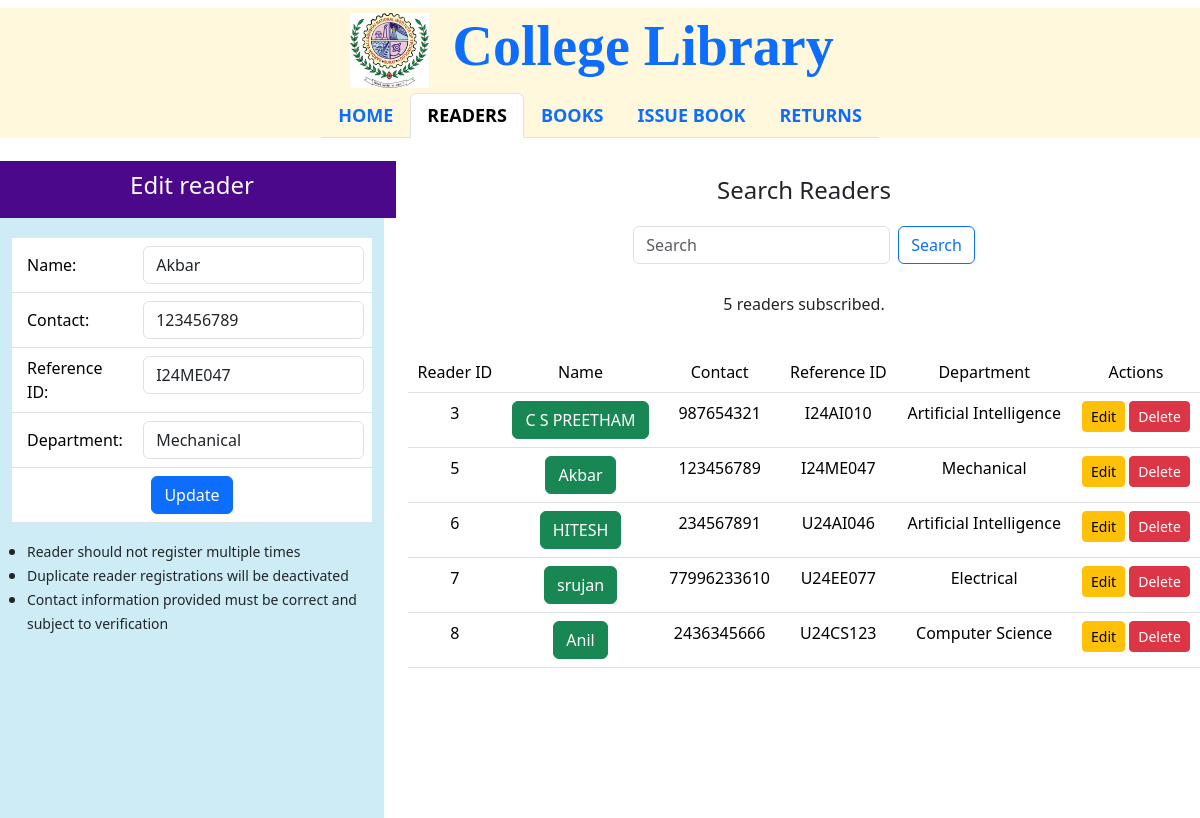
Page /readers/edit/5 on the committed database.
### lims_app/models.py (models this page shows, shortened)
class Reader(models.Model):
    reference_id = models.CharField(max_length=200)
    reader_name = models.CharField(max_length=200)
    reader_contact = models.CharField(
        max_length=10,
        validators=[
            RegexValidator(
                regex=r'^\d{10}$',
                message='Contact number must be a 10-digit number',
            ),
        ]
    )
    reader_department = models.CharField(max_length=100)
    active = models.BooleanField(default=True)

### lims_app/views.py (the view)
# urls.py: path('readers/edit/<int:reader_id>', edit_reader, name='edit_reader'),
def edit_reader(request, reader_id):
    if request.method == "POST":
        reader = Reader.objects.get(id=reader_id)
        reader.reader_name = request.POST['reader_name']
        reader.reader_contact = request.POST['reader_contact']
        reader.reference_id = request.POST['reference_id']
        reader.reader_department = request.POST['reader_department']
        reader.save()
        return redirect('/readers')
    else:
        reader = Reader.objects.get(id=reader_id)
        return render(request, 'readers.html', context={
            'current_tab': 'readers',
            'edit_reader': reader,
            'readers': Reader.objects.all()
        })

### lims_app/templates/readers.html (shortened to what this page needs)
<!DOCTYPE html>
{% extends "index.html" %}
{% load static %}
{% block main_content %}
<div class="container-flex text-center justify-content-center align-items-center" style="background-color:white;">
    <div class="row justify-content-center align-middle" style="margin-top:15px;">
        <div class="col-md-4 text-light" style="background-color:#4B088A; padding-top:10px; padding-bottom:10px;">
            <h4>{% if edit_reader %}Edit reader{% else %}Register new reader{% endif %}</h4>
        </div>
        <div class="col-md-8">
            <h4 style="margin-top:15px;">Search Readers</h4>
        </div>
    </div>
    <div class="row">
        <div class="col-md-4">
            <div class="container" style="overflow-y:auto; height:600px;background:#CEECF5 ">
                {% if edit_reader %}
                <form class="d-flex flex-column" action="/readers/edit/{{edit_reader.id}}" method="POST">
                {% else %}
                <form class="d-flex flex-column" action="/readers/add" method="POST">
                {% endif %}
                    <table class="table" style="margin-top:20px;">
                        <tr>
                            <td style="text-align: left; vertical-align:middle; padding-left: 15px;">Name:</td>
                            <td><input type="text" class="form-control" name="reader_name" value="{{edit_reader.reader_name}}"></td>
                        </tr>
                        <tr>
                            <td style="text-align: left; vertical-align:middle; padding-left: 15px;">Contact:</td>
                            <td><input type="tel" class="form-control" name="reader_contact" value="{{edit_reader.reader_contact}}"
                                     pattern="[0-9]{10}" maxlength="10" title="Please enter a valid 10-digit contact number" required></td>
                        </tr>
                        <tr>
                            <td style="text-align: left; vertical-align:middle; padding-left: 15px;">Reference ID:</td>
                            <td><input type="text" class="form-control" name="reference_id" value="{{edit_reader.reference_id}}"></td>
                        </tr>
                        <tr>
                            <td style="text-align: left; vertical-align:middle; padding-left: 15px;">Department:</td>
                            <td><input type="text" class="form-control" name="reader_department" value="{{edit_reader.reader_department}}"></td>
                        </tr>
                        <tr>
                           <td colspan="2"><button class="btn btn-primary" type="submit">{% if edit_reader %}Update{% else %}Save{% endif %}</button></td>
                        </tr>
                    </table>
                </form>
                <ul style="text-align:left; vertical-align: middle; padding-left: 15px; font-weight:500">
                    <li><small>Reader should not register multiple times</small></li>
                    <li><small>Duplicate reader registrations will be deactivated</small></li>
                    <li><small>Contact information provided must be correct and subject to verification</small></li>
                </ul>
            </div>
        </div>
        <div class="col-md-8">
            <div class="row">
                <nav class="navbar bg-body-light">
                    <div class="container-fluid justify-content-center align-items-center">
                        <form class="d-flex" role="search" action="/readers" method="POST">
                            <input class="form-control me-2" type="search" placeholder="Search" aria-label="Search" name="query" value="{{query}}">
                            <button class="btn btn-outline-primary" type="submit">Search</button>
                        </form>
                    </div>
                </nav>
            </div>
            <div class="row" style="margin-top:20px;">
                <p>{{readers|length}} readers subscribed.</p>
            </div>
            <div class="row" style="margin-top:20px;">
                <div class="container" style="overflow-y:auto; height:400px;">
                    <table class="table table-hover">
                       <thead>
                       <tr>
                           <td>Reader ID</td>
                           <td>Name</td>
                           <td>Contact</td>
                           <td>Reference ID</td>
                           <td>Department</td>
                           <td>Actions</td>
                       </tr>
                       </thead>
                        <tbody>
                            {% for reader in readers %}
                                <tr>
                                    <td>{{reader.id}}</td>
                                    <td>
                                        {% if reader.active %}
                                            <span class="btn btn-success">{{reader.reader_name}}</span>
                                        {% else %}
                                            <span class="btn btn-primary">{{reader.reader_name}}</span>
                                        {% endif %}
                                    </td>
                                    <td>{{reader.reader_contact}}</td>
                                    <td>{{reader.reference_id}}</td>
                                    <td>{{reader.reader_department}}</td>
                                    <td>
                                        <a href="/readers/edit/{{reader.id}}" class="btn btn-warning btn-sm">Edit</a>
                                        <a href="/readers/delete/{{reader.id}}" class="btn btn-danger btn-sm" onclick="return confirm('Are you sure you want to delete this reader?')">Delete</a>
                                    </td>
                                </tr>
                            {% endfor %}
                        </tbody>
                    </table>
                </div>
            </div>
        </div>
    </div>
</div>
{% endblock %}

### rows in the picture
Reader: reader_name "Akbar", reader_contact "123456789", reference_id "I24ME047", reader_department "Mechanical", id "5"
Reader: id "3", reader_name "C S PREETHAM", reader_contact "987654321", reference_id "I24AI010", reader_department "Artificial Intelligence"
Reader: id "6", reader_name "HITESH", reader_contact "234567891", reference_id "U24AI046", reader_department "Artificial Intelligence"
Reader: id "7", reader_name "srujan", reader_contact "77996233610", reference_id "U24EE077", reader_department "Electrical"
Reader: id "8", reader_name "Anil", reader_contact "2436345666", reference_id "U24CS123", reader_department "Computer Science"

### other values in the picture
{{ readers|length }} "5"
